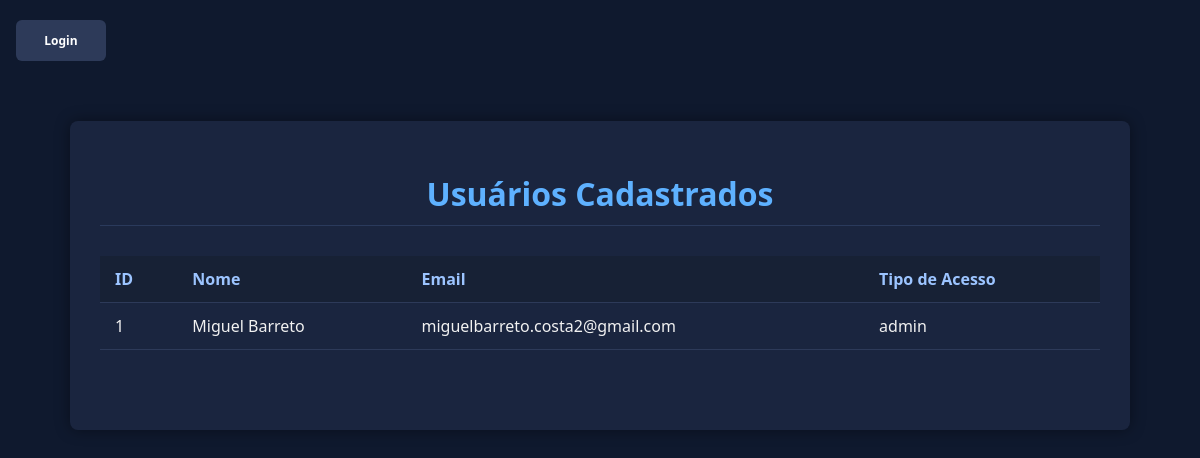
Page /usuario on the earlier database version.
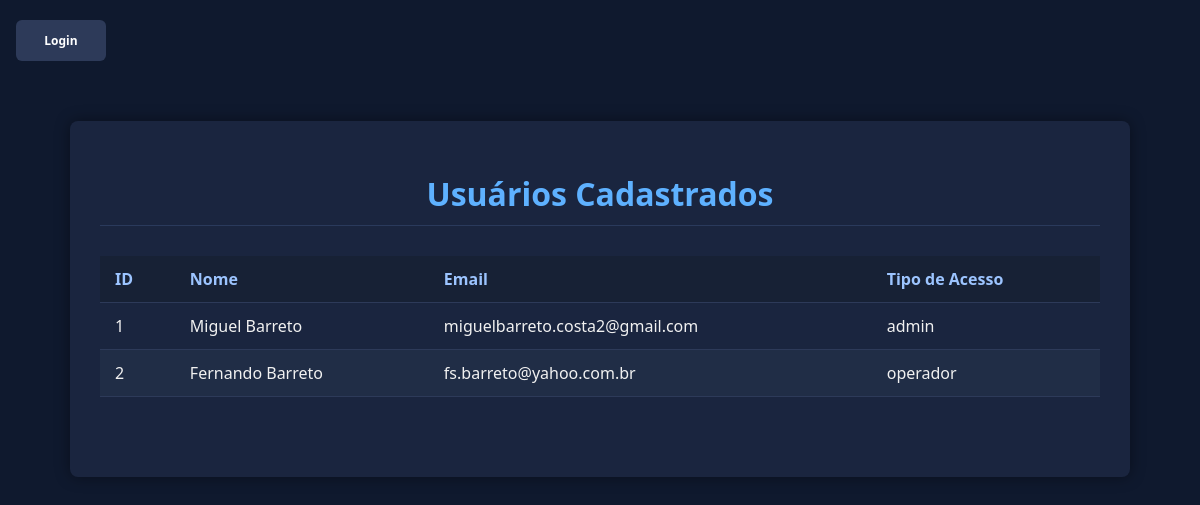
Same page on the later database version.
### tables this page shows
CREATE TABLE "Usuários" (
            id INTEGER PRIMARY KEY AUTOINCREMENT,
            nome TEXT NOT NULL,
            email TEXT UNIQUE NOT NULL,
            senha TEXT NOT NULL,  
            tipo_acesso TEXT NOT NULL
        );

### app.py (the view)
@app.route("/usuario")
def usuario():
    conexao = criar_conexao()
    usuarios = Usuario.listar(conexao)
    conexao.close()
    return render_template("usuario.html", usuarios=usuarios)

### app.py (called while the page is built, shortened)
@app.context_processor
def adicionar_contexto_global():
    nome_user = None
    return {
        "usuario_logado": "usuario_id" in session,
        "nome_user": nome_user
    }

### db.py (called while the page is built)
def criar_conexao():
    return sqlite3.connect('estoque.db')

### models/user.py (called while the page is built)
    @staticmethod
    def listar(conexao):
        cursor = conexao.cursor()
        cursor.execute("SELECT * FROM Usuários")
        resultados = cursor.fetchall()
        usuarios = []
        for row in resultados:
            usuario = Usuario(*row)
            usuarios.append(usuario)
        return usuarios

### templates/usuario.html (shortened to what this page needs)
{% extends "base.html"%}
{% block conteudo %}
    <h1 class="titulo_eq">Usuários Cadastrados</h1>
    {% if usuarios %}
        <table>
            <thead>
                <tr>
                    <th>ID</th>
                    <th>Nome</th>
                    <th>Email</th>
                    <th>Tipo de Acesso</th>
                </tr>
            </thead>
            <tbody>
                {% for u in usuarios %}
                <tr>
                    <td>{{ u.id }}</td>
                    <td>{{ u.nome }}</td>
                    <td>{{ u.email }}</td>
                    <td>{{ u.tipo_acesso }}</td>
                </tr>
                {% endfor %}
            </tbody>
        </table>
        {% else %}
            <div class ="alert">Nenhum funcionario cadastrado!</div>
        {% endif %}
{% endblock %}

Differences in the rows shown:
added Usuários: id "2", nome "Fernando Barreto", email "fs.barreto@yahoo.com.br", tipo_acesso "operador"
